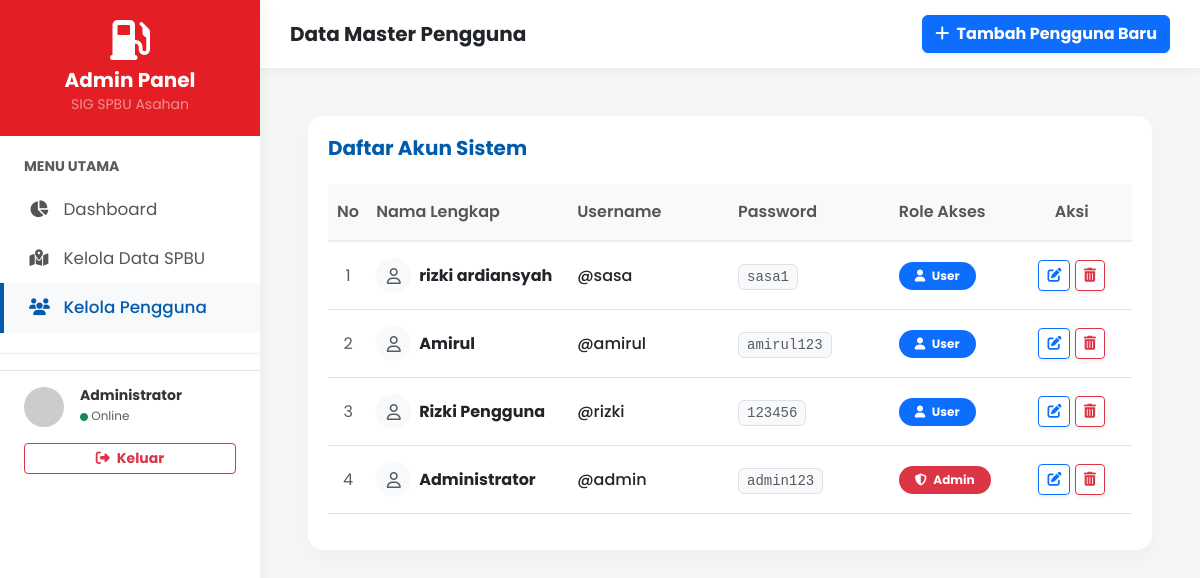
Screenshot of /admin/pengguna.php (signed in) with the database file from the repository.
### tables this page shows
CREATE TABLE `akun` (
  `id` int(11) NOT NULL,
  `nama` varchar(100) DEFAULT NULL,
  `username` varchar(50) DEFAULT NULL,
  `password` varchar(255) DEFAULT NULL,
  `role` enum('admin','user') DEFAULT NULL
);

### admin/pengguna.php (the view, shortened to what this page needs)
<?php
include '../config/koneksi.php';
$query_pengguna = mysqli_query($koneksi, "SELECT * FROM akun ORDER BY id DESC");
?>
<!DOCTYPE html>
<html lang="id">
<head>
    <link href="https://cdn.jsdelivr.net/npm/bootstrap@5.3.0/dist/css/bootstrap.min.css" rel="stylesheet">
    <link rel="stylesheet" href="https://cdnjs.cloudflare.com/ajax/libs/font-awesome/6.4.0/css/all.min.css">
</head>
<body>
    <div class="wrapper">
        <nav id="sidebar">
            <div class="sidebar-header">
                <i class="fa-solid fa-gas-pump fs-1 mb-2"></i>
                <h5 class="fw-bold mb-0">Admin Panel</h5>
                <small class="text-white-50">SIG SPBU Asahan</small>
            </div>
            <ul class="list-unstyled components">
                <p class="text-muted small px-4 mb-2 fw-bold text-uppercase">Menu Utama</p>
                <li><a href="dashboard.php"><i class="fa-solid fa-chart-pie"></i> Dashboard</a></li>
                <li><a href="spbu.php"><i class="fa-solid fa-map-location-dot"></i> Kelola Data SPBU</a></li>
                <li class="active"><a href="pengguna.php"><i class="fa-solid fa-users"></i> Kelola Pengguna</a></li>
            </ul>
            <div class="px-4 mt-auto pb-4 pt-3 border-top">
                <div class="d-flex align-items-center mb-3">
                    <img src="https://ui-avatars.com/api/?name=Admin&background=005BAC&color=fff" class="rounded-circle me-3" width="40" alt="Admin">
                    <div>
                        <h6 class="mb-0 fw-bold" style="font-size: 14px;">Administrator</h6>
                        <small class="text-muted" style="font-size: 12px;"><i class="fa-solid fa-circle text-success" style="font-size: 8px;"></i> Online</small>
                    </div>
                </div>
                <a href="../auth/logout.php" class="btn btn-outline-danger w-100 btn-sm fw-bold">
                    <i class="fa-solid fa-right-from-bracket me-1"></i> Keluar
                </a>
            </div>
        </nav>
        <div id="content">
            <div class="topbar">
                <div class="d-flex align-items-center">
                    <h5 class="mb-0 fw-bold text-dark d-none d-md-block">Data Master Pengguna</h5>
                </div>
                <div class="d-flex align-items-center">
                    <button class="btn btn-primary fw-bold shadow-sm" data-bs-toggle="modal" data-bs-target="#modalTambah">
                        <i class="fa-solid fa-plus me-1"></i> Tambah Pengguna Baru
                    </button>
                </div>
            </div>
            <div class="container-fluid p-4 p-md-5">
                <div class="custom-table-container">
                    <div class="d-flex justify-content-between align-items-center mb-4">
                        <h5 class="fw-bold mb-0" style="color: var(--pertamina-blue);">Daftar Akun Sistem</h5>
                    </div>
                    <div class="table-responsive">
                        <table class="table table-hover align-middle">
                            <thead>
                                <tr>
                                    <th width="5%" class="text-center">No</th>
                                    <th width="25%">Nama Lengkap</th>
                                    <th width="20%">Username</th>
                                    <th width="20%">Password</th>
                                    <th width="15%">Role Akses</th>
                                    <th width="15%" class="text-center">Aksi</th>
                                </tr>
                            </thead>
                            <tbody>
                                <?php
                                $no = 1;
                                if(mysqli_num_rows($query_pengguna) > 0) {
                                    while($row = mysqli_fetch_assoc($query_pengguna)) {
                                ?>
                                <tr>
                                    <td class="text-center text-muted"><?= $no++; ?></td>
                                    <td class="fw-bold text-dark">
                                        <div class="d-flex align-items-center">
                                            <div class="bg-light rounded-circle p-2 me-2 d-flex justify-content-center align-items-center" style="width: 35px; height: 35px;">
                                                <i class="fa-regular fa-user text-muted"></i>
                                            </div>
                                            <?= htmlspecialchars($row['nama']); ?>
                                        </div>
                                    </td>
                                    <td class="fw-medium">@<?= htmlspecialchars($row['username']); ?></td>
                                    <td class="text-muted">
                                        <span class="small font-monospace bg-light border px-2 py-1 rounded"><?= htmlspecialchars($row['password']); ?></span>
                                    </td>
                                    <td>
                                        <?php if($row['role'] == 'admin'): ?>
                                            <span class="badge bg-danger text-white rounded-pill px-3 py-2"><i class="fa-solid fa-shield-halved me-1"></i> Admin</span>
                                        <?php else: ?>
                                            <span class="badge bg-primary text-white rounded-pill px-3 py-2"><i class="fa-solid fa-user me-1"></i> User</span>
                                        <?php endif; ?>
                                    </td>
                                    <td class="text-center">
                                        <button class="btn btn-sm btn-outline-primary shadow-sm" data-bs-toggle="modal" data-bs-target="#modalEdit<?= $row['id']; ?>" title="Edit Data">
                                            <i class="fa-solid fa-pen-to-square"></i>
                                        </button>
                                        <a href="pengguna.php?hapus=<?= $row['id']; ?>" class="btn btn-sm btn-outline-danger shadow-sm" onclick="return confirm('Apakah Anda yakin ingin menghapus Pengguna <?= htmlspecialchars($row['nama']); ?>? Semua lokasi yang disimpan user ini juga akan terhapus.');" title="Hapus Data">
                                            <i class="fa-solid fa-trash-can"></i>
                                        </a>
                                    </td>
                                </tr>
                                <?php
                                    }
                                } else {
                                    echo "<tr><td colspan='6' class='text-center py-5 text-muted'><i class='fa-solid fa-users-slash fs-1 mb-3 d-block'></i>Belum ada data pengguna yang ditambahkan.</td></tr>";
                                }
                                ?>
                            </tbody>
                        </table>
                    </div>
                </div>
            </div>
        </div>
    </div>
</body>
</html>

### admin/pengguna.php (style rules this page uses)
body { font-family: 'Poppins', sans-serif; background-color: #f4f7f6; overflow-x: hidden; }
:root { --pertamina-red: #E31E24; --pertamina-blue: #005BAC; --sidebar-width: 260px; }
.wrapper { display: flex; width: 100%; align-items: stretch; }
#sidebar { min-width: var(--sidebar-width); max-width: var(--sidebar-width); background: white; color: #333; transition: all 0.3s; min-height: 100vh; box-shadow: 2px 0 15px rgba(0,0,0,0.05); z-index: 1000; }
.sidebar-header { padding: 20px; background: var(--pertamina-red); color: white; text-align: center; }
#sidebar ul.components { padding: 20px 0; border-bottom: 1px solid #eee; }
#sidebar ul li a { padding: 12px 25px; font-size: 1.05em; display: block; color: #555; text-decoration: none; transition: 0.3s; border-left: 4px solid transparent; }
#sidebar ul li a:hover, #sidebar ul li.active > a { color: var(--pertamina-blue); background: #f8f9fa; border-left: 4px solid var(--pertamina-blue); font-weight: 500; }
#sidebar ul li a i { margin-right: 10px; width: 20px; text-align: center; }
#content { width: 100%; min-height: 100vh; transition: all 0.3s; display: flex; flex-direction: column; }
.topbar { background: white; box-shadow: 0 2px 10px rgba(0,0,0,0.05); padding: 15px 30px; display: flex; justify-content: space-between; align-items: center; }
.custom-table-container { background: white; border-radius: 15px; box-shadow: 0 8px 20px rgba(0,0,0,0.03); overflow: hidden; padding: 20px; }
.table > :not(caption) > * > * { padding: 1rem 0.5rem; }
.table thead th { background-color: #f8f9fa; color: #555; font-weight: 600; border-bottom: 2px solid #eee; }

### rows the page displays
akun: nama "rizki ardiansyah", username "sasa", password "sasa1", role "user" (drawn)
akun: nama "Amirul", username "amirul", password "amirul123", role "user" (drawn)
akun: nama "Rizki Pengguna", username "rizki", password "123456", role "user" (drawn)
akun: nama "Administrator", username "admin", password "admin123", role "admin" (drawn)
